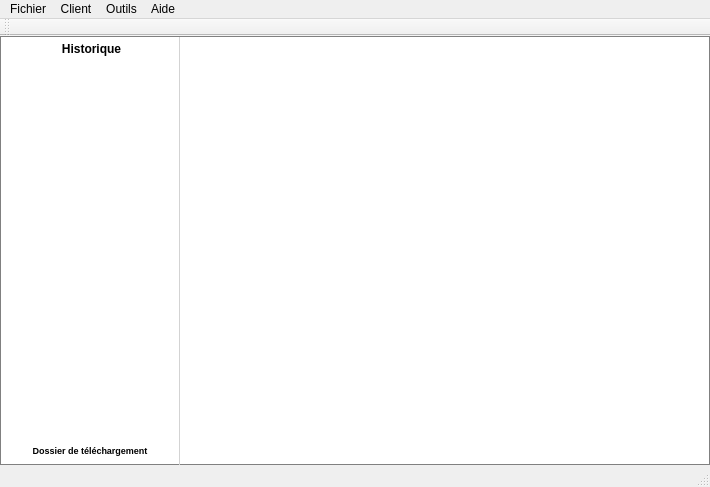
<?xml version="1.0" encoding="UTF-8"?>
<ui version="4.0">
 <class>View</class>
 <widget class="QMainWindow" name="View">
  <property name="geometry">
   <rect>
    <x>0</x>
    <y>0</y>
    <width>710</width>
    <height>487</height>
   </rect>
  </property>
  <property name="windowTitle">
   <string>Files Drag &amp; Drop</string>
  </property>
  <widget class="QWidget" name="centralWidget">
   <layout class="QHBoxLayout" name="horizontalLayout">
    <property name="margin">
     <number>0</number>
    </property>
    <item>
     <layout class="QHBoxLayout" name="horizontalLayout_2">
      <property name="spacing">
       <number>0</number>
      </property>
      <item>
       <widget class="QWidget" name="slidingWidget" native="true">
        <layout class="QVBoxLayout" name="verticalLayout">
         <property name="spacing">
          <number>0</number>
         </property>
         <property name="margin">
          <number>0</number>
         </property>
         <item>
          <widget class="QLabel" name="historyLabel">
           <property name="styleSheet">
            <string notr="true">background-color: white;
border-left : 1px solid gray;
border-bottom : 0px;
border-top:  1px solid gray;
border-right: 1px solid lightgray;
padding : 5px 1px 5px 1px;</string>
           </property>
           <property name="text">
            <string>&lt;html&gt;&lt;head/&gt;&lt;body&gt;&lt;p align=&quot;center&quot;&gt;&lt;span style=&quot; font-weight:600;&quot;&gt;Historique&lt;/span&gt;&lt;/p&gt;&lt;/body&gt;&lt;/html&gt;</string>
           </property>
          </widget>
         </item>
         <item>
          <widget class="QListWidget" name="historyView">
           <property name="enabled">
            <bool>true</bool>
           </property>
           <property name="sizePolicy">
            <sizepolicy hsizetype="Fixed" vsizetype="Expanding">
             <horstretch>0</horstretch>
             <verstretch>0</verstretch>
            </sizepolicy>
           </property>
           <property name="minimumSize">
            <size>
             <width>180</width>
             <height>0</height>
            </size>
           </property>
           <property name="maximumSize">
            <size>
             <width>180</width>
             <height>16777215</height>
            </size>
           </property>
           <property name="styleSheet">
            <string notr="true">QListWidget
{
	border-right : 1px solid lightgray;
	border-left : 1px solid gray;
	border-bottom : 0px;
	border-top: 0px;
}</string>
           </property>
           <property name="alternatingRowColors">
            <bool>true</bool>
           </property>
           <property name="verticalScrollMode">
            <enum>QAbstractItemView::ScrollPerPixel</enum>
           </property>
           <property name="horizontalScrollMode">
            <enum>QAbstractItemView::ScrollPerPixel</enum>
           </property>
          </widget>
         </item>
         <item>
          <widget class="QToolButton" name="openDownloadFolderButton">
           <property name="sizePolicy">
            <sizepolicy hsizetype="Minimum" vsizetype="Fixed">
             <horstretch>0</horstretch>
             <verstretch>0</verstretch>
            </sizepolicy>
           </property>
           <property name="font">
            <font>
             <family>Tahoma</family>
             <pointsize>7</pointsize>
             <weight>75</weight>
             <bold>true</bold>
            </font>
           </property>
           <property name="styleSheet">
            <string notr="true">QToolButton#openDownloadFolderButton 
{
	background-color: white ;
	border-right : 1px solid lightgray;
	border-left : 1px solid gray;
	border-bottom : 1px solid gray;
	border-top: 0px;
	height: 25px;
}

QToolButton#openDownloadFolderButton:pressed 
{
	 border-radius: 10x;
     background-color: lightgray;
 }</string>
           </property>
           <property name="text">
            <string>Dossier de téléchargement</string>
           </property>
           <property name="icon">
            <iconset resource="../resources.qrc">
             <normaloff>:/images/drive-download.png</normaloff>:/images/drive-download.png</iconset>
           </property>
           <property name="toolButtonStyle">
            <enum>Qt::ToolButtonTextBesideIcon</enum>
           </property>
          </widget>
         </item>
        </layout>
       </widget>
      </item>
      <item>
       <widget class="QWidget" name="historyButtonWidget" native="true">
        <property name="styleSheet">
         <string notr="true">background-color: white;
border-top: 1px solid gray;
border-bottom: 1px solid gray;
border-left: 1px solid lightgray;</string>
        </property>
        <layout class="QVBoxLayout" name="verticalLayout_2">
         <property name="spacing">
          <number>0</number>
         </property>
         <property name="margin">
          <number>0</number>
         </property>
        </layout>
       </widget>
      </item>
      <item>
       <widget class="QWidget" name="devicesView" native="true">
        <property name="sizePolicy">
         <sizepolicy hsizetype="Expanding" vsizetype="Expanding">
          <horstretch>0</horstretch>
          <verstretch>0</verstretch>
         </sizepolicy>
        </property>
        <property name="styleSheet">
         <string notr="true">#devicesView
{
	background-color: white;
	border-right: 1px solid gray;
	border-bottom: 1px solid gray;
	border-top: 1px solid gray;
}</string>
        </property>
        <layout class="QGridLayout" name="gridLayout" rowstretch="0,0,0,0,0">
         <item row="2" column="4">
          <widget class="QWidget" name="widget_6" native="true"/>
         </item>
         <item row="3" column="3">
          <widget class="QWidget" name="widget_15" native="true"/>
         </item>
         <item row="3" column="1">
          <widget class="QWidget" name="widget_13" native="true"/>
         </item>
         <item row="0" column="4">
          <widget class="QWidget" name="widget" native="true"/>
         </item>
         <item row="3" column="0">
          <widget class="QWidget" name="widget_17" native="true"/>
         </item>
         <item row="3" column="2">
          <widget class="QWidget" name="widget_14" native="true"/>
         </item>
         <item row="1" column="0">
          <widget class="QWidget" name="widget_19" native="true"/>
         </item>
         <item row="4" column="2">
          <widget class="QWidget" name="widget_23" native="true"/>
         </item>
         <item row="2" column="0">
          <widget class="QWidget" name="widget_18" native="true"/>
         </item>
         <item row="1" column="4">
          <widget class="QWidget" name="widget_5" native="true"/>
         </item>
         <item row="3" column="4">
          <widget class="QWidget" name="widget_16" native="true"/>
         </item>
         <item row="2" column="1">
          <widget class="QWidget" name="widget_10" native="true"/>
         </item>
         <item row="1" column="2">
          <widget class="QWidget" name="widget_7" native="true"/>
         </item>
         <item row="0" column="2">
          <widget class="QWidget" name="widget_8" native="true"/>
         </item>
         <item row="2" column="3">
          <widget class="QWidget" name="widget_3" native="true"/>
         </item>
         <item row="4" column="3">
          <widget class="QWidget" name="widget_24" native="true"/>
         </item>
         <item row="1" column="3">
          <widget class="QWidget" name="widget_4" native="true"/>
         </item>
         <item row="0" column="1">
          <widget class="QWidget" name="widget_12" native="true"/>
         </item>
         <item row="4" column="0">
          <widget class="QWidget" name="widget_21" native="true"/>
         </item>
         <item row="1" column="1">
          <widget class="QWidget" name="widget_11" native="true"/>
         </item>
         <item row="0" column="3">
          <widget class="QWidget" name="widget_2" native="true"/>
         </item>
         <item row="4" column="1">
          <widget class="QWidget" name="widget_22" native="true"/>
         </item>
         <item row="2" column="2">
          <widget class="QWidget" name="widget_9" native="true"/>
         </item>
         <item row="4" column="4">
          <widget class="QWidget" name="widget_25" native="true"/>
         </item>
         <item row="0" column="0">
          <widget class="QWidget" name="widget_20" native="true"/>
         </item>
        </layout>
       </widget>
      </item>
     </layout>
    </item>
   </layout>
  </widget>
  <widget class="QMenuBar" name="menuBar">
   <property name="geometry">
    <rect>
     <x>0</x>
     <y>0</y>
     <width>710</width>
     <height>21</height>
    </rect>
   </property>
   <widget class="QMenu" name="menuFichier">
    <property name="title">
     <string>Fichier</string>
    </property>
    <addaction name="actionQuitter"/>
   </widget>
   <widget class="QMenu" name="menu_propos">
    <property name="title">
     <string>Aide</string>
    </property>
    <addaction name="action_propos"/>
    <addaction name="action_propos_Qt"/>
   </widget>
   <widget class="QMenu" name="menuOutils">
    <property name="title">
     <string>Outils</string>
    </property>
    <addaction name="actionParam_tres"/>
   </widget>
   <widget class="QMenu" name="menuService">
    <property name="title">
     <string>Client</string>
    </property>
    <addaction name="actionService"/>
   </widget>
   <addaction name="menuFichier"/>
   <addaction name="menuService"/>
   <addaction name="menuOutils"/>
   <addaction name="menu_propos"/>
  </widget>
  <widget class="QToolBar" name="mainToolBar">
   <attribute name="toolBarArea">
    <enum>TopToolBarArea</enum>
   </attribute>
   <attribute name="toolBarBreak">
    <bool>false</bool>
   </attribute>
  </widget>
  <widget class="QStatusBar" name="statusBar"/>
  <action name="actionQuitter">
   <property name="icon">
    <iconset resource="../resources.qrc">
     <normaloff>:/images/control-power.png</normaloff>:/images/control-power.png</iconset>
   </property>
   <property name="text">
    <string>Quitter</string>
   </property>
   <property name="menuRole">
    <enum>QAction::NoRole</enum>
   </property>
  </action>
  <action name="action_propos">
   <property name="icon">
    <iconset resource="../resources.qrc">
     <normaloff>:/images/information-octagon.png</normaloff>:/images/information-octagon.png</iconset>
   </property>
   <property name="text">
    <string>À propos</string>
   </property>
   <property name="menuRole">
    <enum>QAction::NoRole</enum>
   </property>
  </action>
  <action name="actionParam_tres">
   <property name="icon">
    <iconset resource="../resources.qrc">
     <normaloff>:/images/wrench.png</normaloff>:/images/wrench.png</iconset>
   </property>
   <property name="text">
    <string>Paramètres</string>
   </property>
   <property name="menuRole">
    <enum>QAction::NoRole</enum>
   </property>
  </action>
  <action name="action_propos_Qt">
   <property name="icon">
    <iconset resource="../resources.qrc">
     <normaloff>:/images/qticon.png</normaloff>:/images/qticon.png</iconset>
   </property>
   <property name="text">
    <string>À propos Qt</string>
   </property>
   <property name="menuRole">
    <enum>QAction::NoRole</enum>
   </property>
  </action>
  <action name="actionService">
   <property name="checkable">
    <bool>true</bool>
   </property>
   <property name="text">
    <string>Réception</string>
   </property>
   <property name="toolTip">
    <string>Démarrer le service</string>
   </property>
   <property name="menuRole">
    <enum>QAction::NoRole</enum>
   </property>
  </action>
 </widget>
 <layoutdefault spacing="6" margin="11"/>
 <resources>
  <include location="../resources.qrc"/>
 </resources>
 <connections/>
</ui>
